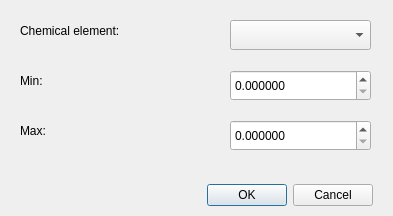
<?xml version="1.0" encoding="UTF-8"?>
<ui version="4.0">
 <class>edit_ww</class>
 <widget class="QWidget" name="edit_ww">
  <property name="geometry">
   <rect>
    <x>0</x>
    <y>0</y>
    <width>393</width>
    <height>216</height>
   </rect>
  </property>
  <property name="windowTitle">
   <string>Edit - GG</string>
  </property>
  <widget class="QDoubleSpinBox" name="max_dsb">
   <property name="geometry">
    <rect>
     <x>230</x>
     <y>120</y>
     <width>141</width>
     <height>31</height>
    </rect>
   </property>
   <property name="decimals">
    <number>6</number>
   </property>
   <property name="singleStep">
    <double>0.010000000000000</double>
   </property>
  </widget>
  <widget class="QComboBox" name="chem_elem_cb">
   <property name="geometry">
    <rect>
     <x>230</x>
     <y>20</y>
     <width>141</width>
     <height>30</height>
    </rect>
   </property>
  </widget>
  <widget class="QDoubleSpinBox" name="min_dsb">
   <property name="geometry">
    <rect>
     <x>230</x>
     <y>70</y>
     <width>141</width>
     <height>31</height>
    </rect>
   </property>
   <property name="decimals">
    <number>6</number>
   </property>
   <property name="singleStep">
    <double>0.010000000000000</double>
   </property>
  </widget>
  <widget class="QLabel" name="che_elem_label_4">
   <property name="geometry">
    <rect>
     <x>20</x>
     <y>20</y>
     <width>191</width>
     <height>22</height>
    </rect>
   </property>
   <property name="text">
    <string>Chemical element:</string>
   </property>
  </widget>
  <widget class="QDialogButtonBox" name="edit_bb">
   <property name="geometry">
    <rect>
     <x>190</x>
     <y>180</y>
     <width>183</width>
     <height>30</height>
    </rect>
   </property>
   <property name="standardButtons">
    <set>QDialogButtonBox::Cancel|QDialogButtonBox::Ok</set>
   </property>
  </widget>
  <widget class="QLabel" name="che_elem_label_5">
   <property name="geometry">
    <rect>
     <x>20</x>
     <y>70</y>
     <width>191</width>
     <height>22</height>
    </rect>
   </property>
   <property name="text">
    <string>Min:</string>
   </property>
  </widget>
  <widget class="QLabel" name="che_elem_label_6">
   <property name="geometry">
    <rect>
     <x>20</x>
     <y>120</y>
     <width>191</width>
     <height>22</height>
    </rect>
   </property>
   <property name="text">
    <string>Max:</string>
   </property>
  </widget>
 </widget>
 <tabstops>
  <tabstop>chem_elem_cb</tabstop>
  <tabstop>min_dsb</tabstop>
  <tabstop>max_dsb</tabstop>
 </tabstops>
 <resources/>
 <connections/>
</ui>
